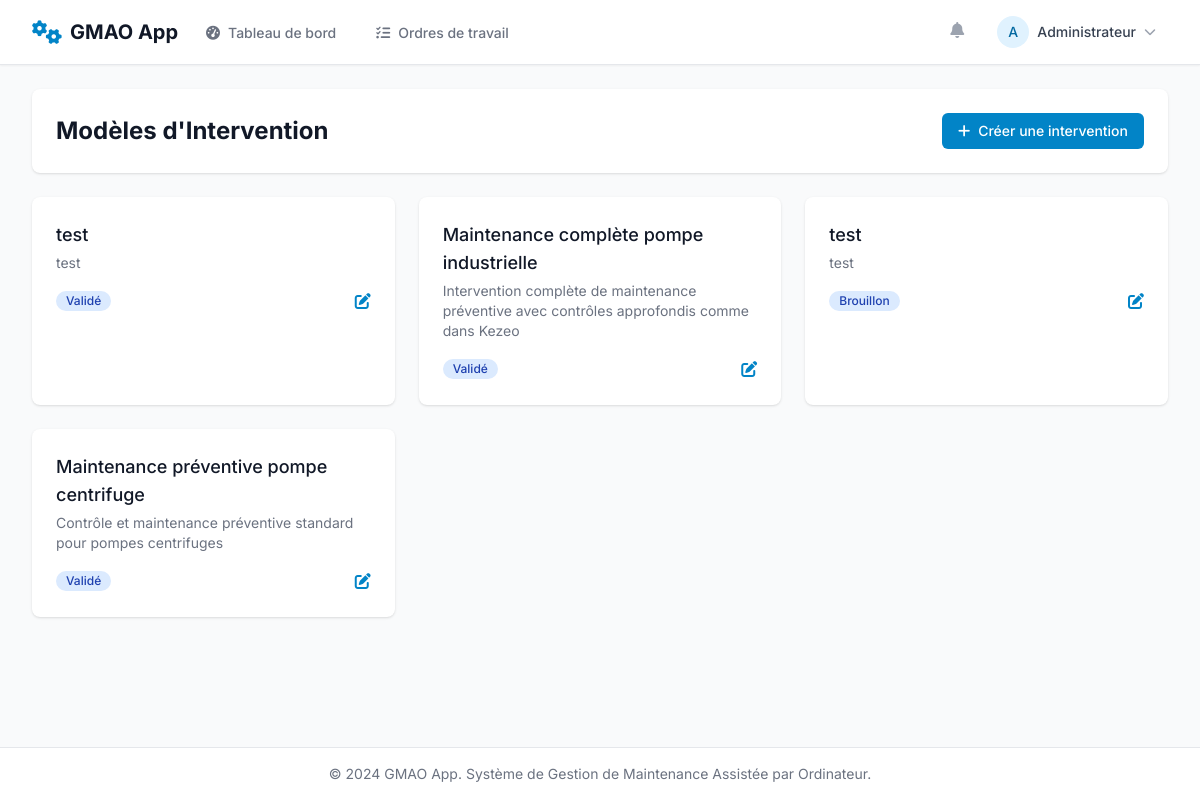
Page /interventions/ (signed in) on the committed database.
### core/models.py (models this page shows, shortened)
class Intervention(models.Model):
    STATUT_CHOIX = [
        ('DRAFT', 'Brouillon'),
        ('VALIDATED', 'Validé'),
        ('ARCHIVED', 'Archivé'),
    ]
    nom = models.CharField(max_length=255)
    description = models.TextField(blank=True, null=True, help_text="Décrivez l'objectif général de cette intervention.")
    statut = models.CharField(max_length=20, choices=STATUT_CHOIX, default='DRAFT')
    duree_estimee_heures = models.PositiveIntegerField(default=1, help_text="Durée estimée de l'intervention en heures.")
    techniciens_requis = models.PositiveIntegerField(default=1, help_text="Nombre de techniciens nécessaires.")
    competences_requises = models.ManyToManyField(Competence, blank=True, help_text="Compétences suggérées pour réaliser cette intervention.")
    pieces_necessaires = models.ManyToManyField(PieceDetachee, blank=True, help_text="Nomenclature des pièces habituellement nécessaires.")

### core/views.py (the view)
# urls.py: path('interventions/', views.liste_interventions, name='liste_interventions'),
@login_required
@user_passes_test(is_manager_or_admin)
def liste_interventions(request):
    query = request.GET.get('search', '')
    interventions_list = Intervention.objects.all()
    if query:
        interventions_list = interventions_list.filter(
            Q(nom__icontains=query) |
            Q(description__icontains=query)
        )
    interventions_list = interventions_list.order_by('-id')
    paginator = Paginator(interventions_list, 6)
    page_number = request.GET.get('page')
    page_obj = paginator.get_page(page_number)
    context = {
        'interventions_page': page_obj,
        'search_query': query,
    }
    return render(request, 'core/intervention/liste_interventions.html', context)

### core/views.py (called while the page is built)
def is_manager_or_admin(user):
    if not user.is_authenticated:
        return False
    try:
        return user.profil.role in ['MANAGER', 'ADMIN']
    except:
        return False

### templates/core/intervention/liste_interventions.html (shortened to what this page needs)
{% extends 'core/base.html' %}
{% block content %}
<div class="space-y-6">
    <div class="bg-white shadow rounded-lg p-6">
        <div class="flex items-center justify-between">
            <h1 class="text-2xl font-bold text-gray-900">Modèles d'Intervention</h1>
            <a href="{% url 'creer_intervention' %}" class="bg-gmao-600 hover:bg-gmao-700 text-white px-4 py-2 rounded-md text-sm font-medium flex items-center">
                <i class="fas fa-plus mr-2"></i>
                Créer une intervention
            </a>
        </div>
    </div>
    <div class="grid grid-cols-1 gap-6 sm:grid-cols-2 lg:grid-cols-3">
        {% for intervention in interventions_page %}
        <div class="bg-white overflow-hidden shadow rounded-lg">
            <div class="px-4 py-5 sm:p-6">
                <h3 class="text-lg font-medium text-gray-900">
                    <a href="{% url 'intervention_detail' intervention.pk %}" class="hover:text-gmao-600">
                        {{ intervention.nom }}
                    </a>
                </h3>
                <p class="mt-1 text-sm text-gray-500">{{ intervention.description|default:"Aucune description." }}</p>
                <div class="mt-4 flex items-center justify-between">
                    <span class="inline-flex items-center px-2.5 py-0.5 rounded-full text-xs font-medium bg-blue-100 text-blue-800">
                        {{ intervention.get_statut_display }}
                    </span>
                    <div class="flex space-x-2">
                        <a href="{% url 'intervention_detail' intervention.pk %}" class="text-gmao-600 hover:text-gmao-900">
                            <i class="fas fa-edit"></i>
                        </a>
                    </div>
                </div>
            </div>
        </div>
        {% endfor %}
    </div>
</div>
{% endblock %}

### templates/core/base.html (shortened to what this page needs)
{% load static %}
{% load i18n %}
<!DOCTYPE html>
<html lang="fr" class="h-full bg-gray-50">
<head>
    <script src="https://cdn.tailwindcss.com"></script>
    <link rel="stylesheet" href="https://cdnjs.cloudflare.com/ajax/libs/font-awesome/6.4.0/css/all.min.css">
</head>
<body class="h-full bg-gray-50 min-h-screen flex flex-col min-h-screen">
    <nav class="bg-white shadow-sm border-b border-gray-200">
        <div class="max-w-7xl mx-auto px-4 sm:px-6 lg:px-8">
            <div class="flex justify-between h-16">
                <div class="flex">
                    <div class="flex-shrink-0 flex items-center">
                        <a href="{% url 'dashboard' %}" class="flex items-center space-x-2">
                            <i class="fas fa-cogs text-gmao-600 text-2xl"></i>
                            <span class="text-xl font-bold text-gray-900">GMAO App</span>
                        </a>
                    </div>
                    {% if user.is_authenticated %}
                    <div class="hidden sm:ml-6 sm:flex sm:space-x-8">
                        <a href="{% url 'dashboard' %}"
                           class="{% if request.resolver_match.url_name == 'dashboard' %}border-gmao-500 text-gray-900{% else %}border-transparent text-gray-500 hover:border-gray-300 hover:text-gray-700{% endif %} inline-flex items-center px-1 pt-1 border-b-2 text-sm font-medium">
                            <i class="fas fa-tachometer-alt mr-2"></i>
                            Tableau de bord
                        </a>
                        <a href="{% url 'liste_ordres_travail' %}"
                           class="{% if 'ordre' in request.resolver_match.url_name %}border-gmao-500 text-gray-900{% else %}border-transparent text-gray-500 hover:border-gray-300 hover:text-gray-700{% endif %} inline-flex items-center px-1 pt-1 border-b-2 text-sm font-medium">
                            <i class="fas fa-tasks mr-2"></i>
                            Ordres de travail
                        </a>
                    </div>
                    {% endif %}
                </div>
                {% if user.is_authenticated %}
                <div class="hidden sm:ml-6 sm:flex sm:items-center">
                    <button type="button" class="bg-white p-1 rounded-full text-gray-400 hover:text-gray-500 focus:outline-none focus:ring-2 focus:ring-offset-2 focus:ring-gmao-500">
                        <i class="fas fa-bell h-6 w-6"></i>
                    </button>
                    <div class="ml-3 relative">
                        <div class="dropdown inline-block relative">
                            <button class="bg-white rounded-full flex text-sm focus:outline-none focus:ring-2 focus:ring-offset-2 focus:ring-gmao-500 items-center space-x-2 px-3 py-2 hover:bg-gray-50">
                                <div class="h-8 w-8 rounded-full bg-gmao-100 flex items-center justify-center">
                                    <span class="text-sm font-medium text-gmao-700">
                                        {{ user.first_name.0|default:user.username.0|upper }}
                                    </span>
                                </div>
                                <span class="text-gray-700 text-sm font-medium">{{ user.first_name|default:user.username }}</span>
                                <i class="fas fa-chevron-down text-gray-400 text-xs"></i>
                            </button>
                        </div>
                    </div>
                </div>
                {% endif %}
            </div>
        </div>
    </nav>
    <main class="max-w-7xl px-4 mx-auto py-6 px-4 sm:px-6 lg:px-8 flex-grow">
        {% block content %}
        {% endblock %}
    </main>
                <footer class="bg-white border-t border-gray-200">
                    <div class="max-w-7xl mx-auto py-4 px-4 sm:px-6 lg:px-8">
                    <div class="text-center text-sm text-gray-500">
                        © 2024 GMAO App. Système de Gestion de Maintenance Assistée par Ordinateur.
                    </div>
                    </div>
                </footer>
</body>
</html>

### rows in the picture
Intervention: nom "test", description "test", statut "Validé"
Intervention: nom "Maintenance complète pompe industrielle", description "Intervention complète de maintenance préventive avec contrôles approfondis comme dans Kezeo", statut "Validé"
Intervention: nom "test", description "test", statut "Brouillon"
Intervention: nom "Maintenance préventive pompe centrifuge", description "Contrôle et maintenance préventive standard pour pompes centrifuges", statut "Validé"

### other values in the picture
{{ user.first_name.0|default:user.username.0|upper }} "A"
{{ user.first_name|default:user.username }} "Administrateur"
